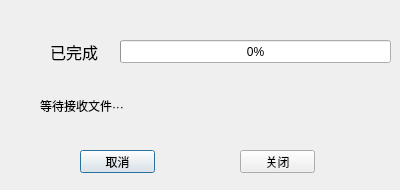
<?xml version="1.0" encoding="UTF-8"?>
<ui version="4.0">
 <class>Client</class>
 <widget class="QDialog" name="Client">
  <property name="geometry">
   <rect>
    <x>0</x>
    <y>0</y>
    <width>400</width>
    <height>190</height>
   </rect>
  </property>
  <property name="windowTitle">
   <string>Dialog</string>
  </property>
  <widget class="QLabel" name="label">
   <property name="geometry">
    <rect>
     <x>50</x>
     <y>40</y>
     <width>61</width>
     <height>21</height>
    </rect>
   </property>
   <property name="text">
    <string>&lt;html&gt;&lt;head/&gt;&lt;body&gt;&lt;p&gt;&lt;span style=&quot; font-size:12pt;&quot;&gt;已完成&lt;/span&gt;&lt;/p&gt;&lt;/body&gt;&lt;/html&gt;</string>
   </property>
  </widget>
  <widget class="QProgressBar" name="progressBar">
   <property name="geometry">
    <rect>
     <x>120</x>
     <y>40</y>
     <width>271</width>
     <height>23</height>
    </rect>
   </property>
   <property name="value">
    <number>0</number>
   </property>
  </widget>
  <widget class="QLabel" name="msgLable">
   <property name="geometry">
    <rect>
     <x>40</x>
     <y>70</y>
     <width>331</width>
     <height>71</height>
    </rect>
   </property>
   <property name="text">
    <string>等待接收文件···</string>
   </property>
  </widget>
  <widget class="QPushButton" name="cancleBtn">
   <property name="geometry">
    <rect>
     <x>80</x>
     <y>150</y>
     <width>75</width>
     <height>23</height>
    </rect>
   </property>
   <property name="text">
    <string>取消</string>
   </property>
  </widget>
  <widget class="QPushButton" name="closeBtn">
   <property name="geometry">
    <rect>
     <x>240</x>
     <y>150</y>
     <width>75</width>
     <height>23</height>
    </rect>
   </property>
   <property name="text">
    <string>关闭</string>
   </property>
  </widget>
 </widget>
 <resources/>
 <connections/>
</ui>
